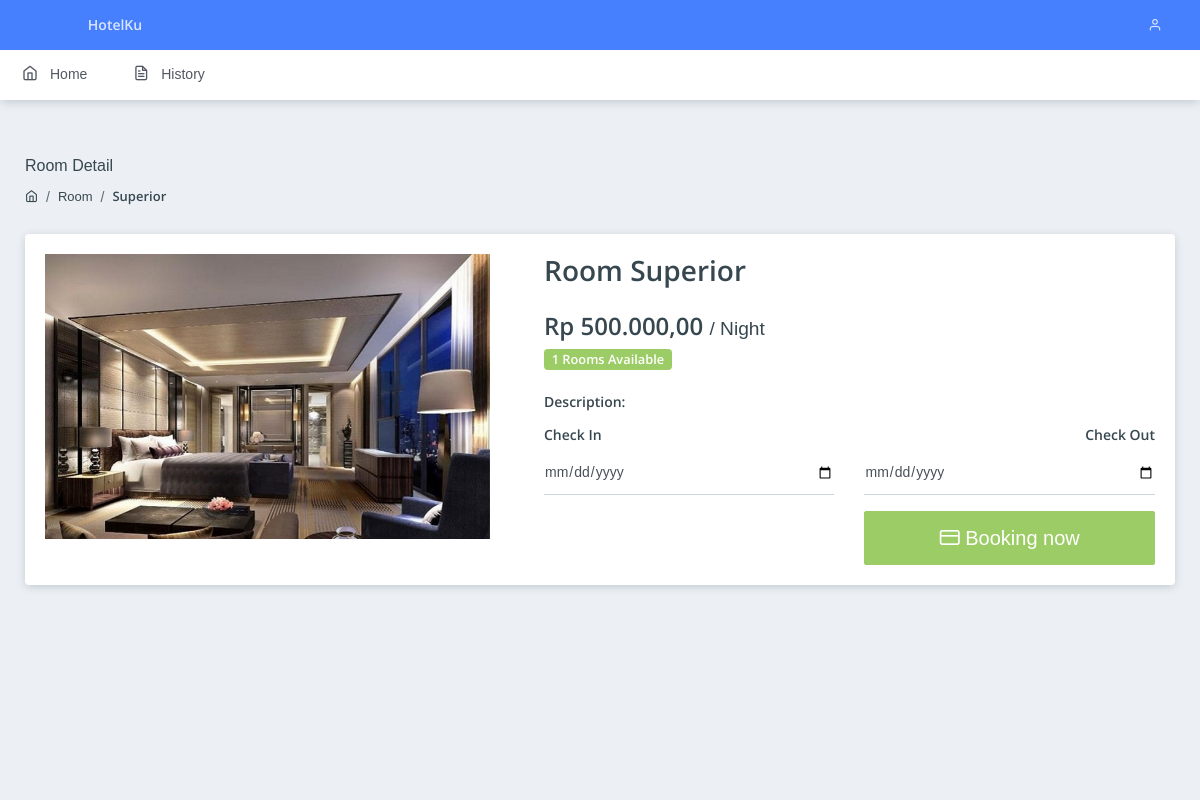
Page /room/3 on the committed database.
### tables this page shows
CREATE TABLE `menus` (
  `id` int(11) NOT NULL,
  `name` varchar(50) NOT NULL,
  `url` varchar(50) NOT NULL,
  `icon` varchar(50) DEFAULT NULL,
  `display` enum('0','1') NOT NULL DEFAULT '1'
);

CREATE TABLE `rooms_type` (
  `id` int(11) NOT NULL,
  `name` varchar(50) NOT NULL,
  `description` text NOT NULL,
  `image` varchar(100) NOT NULL,
  `price` text NOT NULL,
  `created_at` datetime NOT NULL DEFAULT current_timestamp(),
  `updated_at` datetime NOT NULL DEFAULT current_timestamp()
);

### application/controllers/Home.php (called while the page is built, shortened)
<?php
class Home extends CI_Controller
{
    public function __construct()
    {
        $this->load->model('home_model');
        $this->load->helper('konfigurasi_helper');
        $this->load->model('auth_model');
    }
    public function room_detail($id)
    {
        $data['title'] = "Booking";
        $data['menus'] = $this->home_model->get_menus();
        $query = $this->home_model->get_detail_rooms($id);
        if ($query->num_rows() > 0) {
            $data['detail'] = $query;
            $data['rooms_available'] = $this->home_model->get_rooms_available();
            $this->load->view('room_detail', $data);
        } else {
            show_404();
        }
    }
}

### index.php (called while the page is built, shortened)
<?php
require_once BASEPATH.'core/CodeIgniter.php';

### application/models/Home_model.php (called while the page is built, shortened)
<?php
class Home_model extends CI_Model
{
    function get_rooms_available()
    {
        $query = "SELECT COUNT(rooms.id) AS jumlah, rooms_type.name AS type FROM rooms INNER JOIN rooms_type ON rooms.id_type = rooms_type.id WHERE rooms.status = 'unbooked' GROUP BY rooms.id_type";
        $data['rooms_available'] = $this->db->query($query)->result();
        return $data;
    }
    function get_detail_rooms($id)
    {
        $query = "SELECT * FROM rooms_type WHERE id = '$id' ORDER BY id DESC LIMIT 1";
        $query = $this->db->query($query);
        return $query;
    }
    function get_menus()
    {
        $query = "SELECT * FROM menus WHERE display = '1'";
        $data['menus'] = $this->db->query($query)->result();
        return $data;
    }
}

### application/helpers/konfigurasi_helper.php (called while the page is built, shortened)
<?php
function rupiah($angka)
{
    $data = "Rp " . number_format($angka, 2, ',', '.');
    return $data;
}

### application/views/room_detail.php (the view, shortened to what this page needs)
<!DOCTYPE html>
<html lang="en">
<?php
$details = $detail->row_array();
?>
<head>
    <link rel="stylesheet" href="../assets/css/plugins/prism-coy.css">
    <link rel="stylesheet" href="../assets/css/plugins/daterangepicker.css">
    <link rel="stylesheet" href="../assets/css/style.css">
</head>
<body>
    <?php $this->load->view("layouts/_navbar_home.php"); ?>
    <div class="pcoded-main-container">
        <div class="pcoded-content">
            <div class="page-wrapper">
                <div class="page-header">
                    <div class="page-block">
                        <div class="row align-items-center">
                            <div class="col-md-12">
                                <div class="page-header-title">
                                    <h5 class="m-b-10">Room Detail</h5>
                                </div>
                                <ul class="breadcrumb">
                                    <li class="breadcrumb-item"><a href="index.html"><i class="feather icon-home"></i></a></li>
                                    <li class="breadcrumb-item"><a href="#!">Room</a></li>
                                    <li class="breadcrumb-item"><a href="#!"><?php echo $details['name']; ?></a></li>
                                </ul>
                            </div>
                        </div>
                    </div>
                </div>
                <div class="row">
                    <div class="col-12">
                        <div class="card">
                            <div class="card-body">
                                <div class="row">
                                    <div class="col-lg-5">
                                        <div id="carouselExampleCaptions" class="carousel slide carousel-fade" data-ride="carousel">
                                            <div class="carousel-inner">
                                                <div class="carousel-item active">
                                                    <img src="../assets/upload/icon/<?php echo $details['image']; ?>" class="d-block w-100" alt="Product images">
                                                </div>
                                            </div>
                                        </div>
                                    </div>
                                    <div class="col-lg-7">
                                        <form class="pl-lg-4" action="<?php echo base_url('home/booking'); ?>" method="post">
                                            <h3 class="mt-0">Room <?php echo $details['name']; ?><a href="javascript: void(0);" class="text-muted"><i class="mdi mdi-square-edit-outline ml-2"></i></a> </h3>
                                            <div class="mt-4">
                                                <h4><?php echo rupiah($details['price']); ?> <small>/ Night</small></h4>
                                                <?php foreach ($rooms_available['rooms_available'] as $avail) :
                                                    if ($avail->type == $details['name']) { ?>
                                                        <h5><span class="badge badge-success"><?php echo $avail->jumlah; ?> Rooms Available</span></h5>
                                                <?php };
                                                endforeach; ?>
                                            </div>
                                            <div class="mt-4">
                                                <h6>Description:</h6>
                                            </div>
                                            <div class="row">
                                                <div class="col-sm-6 mt-md-0 mt-2">
                                                    <h6>Check In</h6>
                                                    <div class="form-group">
                                                        <input type="date" name="checkin" class="form-control" />
                                                    </div>
                                                </div>
                                                <div class="col-sm-6 text-sm-right mt-md-0 mt-2">
                                                    <h6>Check Out</h6>
                                                    <div class="form-group">
                                                        <input type="date" name="checkout" class="form-control" />
                                                    </div>
                                                </div>
                                                <div class="col-sm-6 mt-md-0 mt-2">
                                                </div>
                                                <div class="col-sm-6">
                                                    <button type="submit" class="btn btn-block btn-lg btn-success mt-md-0 mt-2"><i class="feather icon-credit-card"></i> Booking now</button>
                                                </div>
                                            </div>
                                        </form>
                                    </div>
                                </div>
                            </div>
                        </div>
                    </div>
                </div>
            </div>
        </div>
    </div>
</body>
</html>

### application/views/layouts/_navbar_home.php
<nav class="pcoded-navbar theme-horizontal menu-light brand-blue">
    <div class="navbar-wrapper">
        <div class="navbar-content sidenav-horizontal" id="layout-sidenav">
            <ul class="nav pcoded-inner-navbar sidenav-inner">
                <?php foreach ($menus['menus'] as $menu) : ?>
                    <li class="nav-item"><a href="<?php echo $menu->url; ?>" class="nav-link "><span class="pcoded-micon"><i class="<?php echo $menu->icon; ?>"></i></span><span class="pcoded-mtext"><?php echo $menu->name; ?></span></a></li>
                <?php endforeach; ?>
            </ul>
        </div>
    </div>
</nav>

### rows in the picture
menus: name "Home"
menus: name "History"
rooms_type: name "Superior", image (picture), price "Rp 500.000,00"

### other values in the picture
$avail->jumlah "1"
